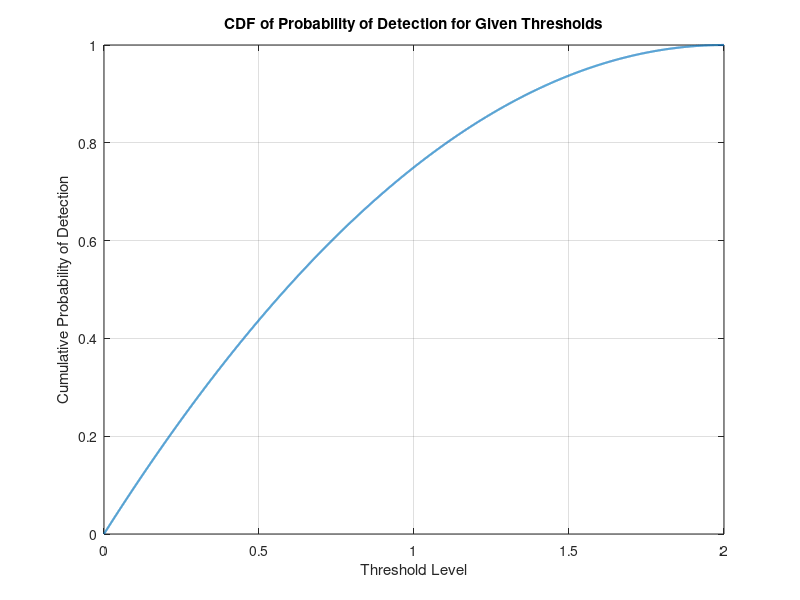

Here is the MATLAB script that generated this plot:
% Given CDF data (for demonstration purposes, replace with your actual data)
power_levels = linspace(0, 2, 10000); % example power levels
cdf_values = power_levels / max(power_levels); % example CDF, replace with your data

% Define threshold intervals
thresholds = linspace(0, 2, 10000); % example thresholds, adjust as needed

% Compute the probability of detection for each threshold
prob_detection = 1 - interp1(power_levels, cdf_values, thresholds);

% Form the new CDF
new_cdf = cumsum(prob_detection) / sum(prob_detection);

% Plot the new CDF
figure;
plot(thresholds, new_cdf, 'LineWidth', 1.5);
xlabel('Threshold Level');
ylabel('Cumulative Probability of Detection');
title('CDF of Probability of Detection for Given Thresholds');
grid on;
